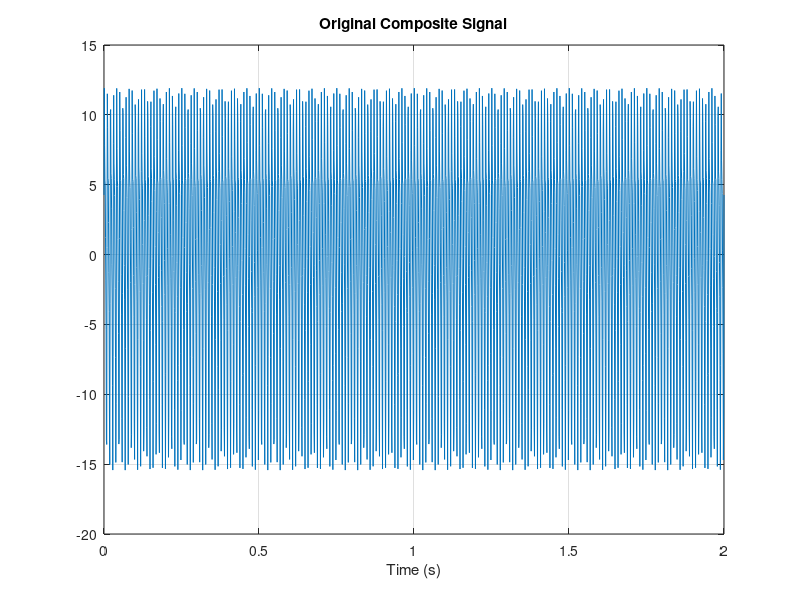
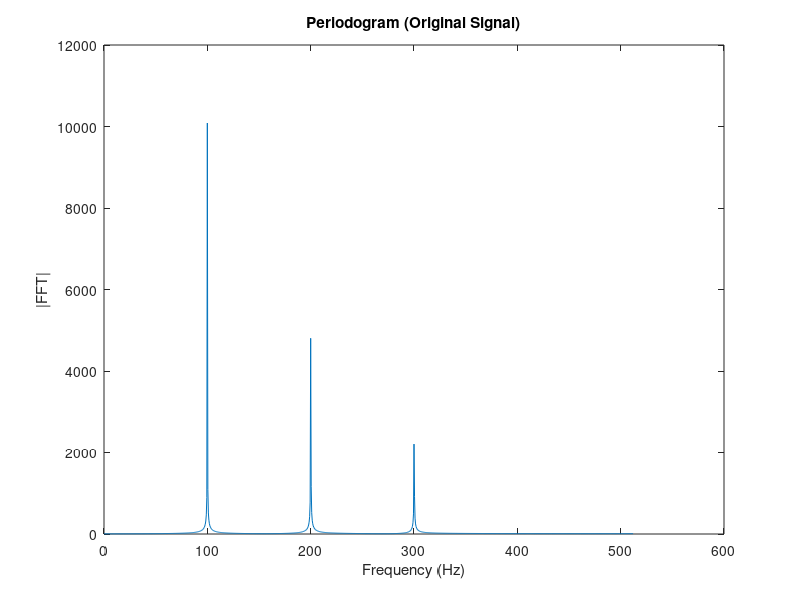
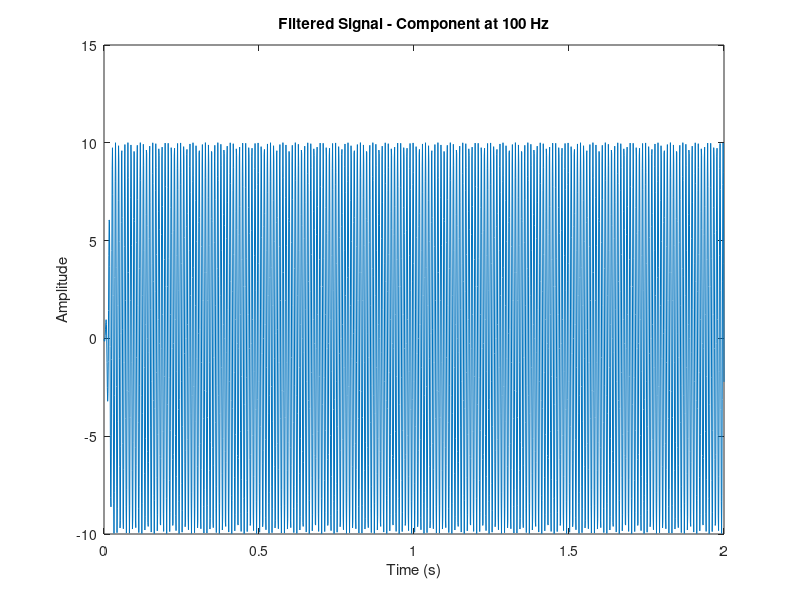
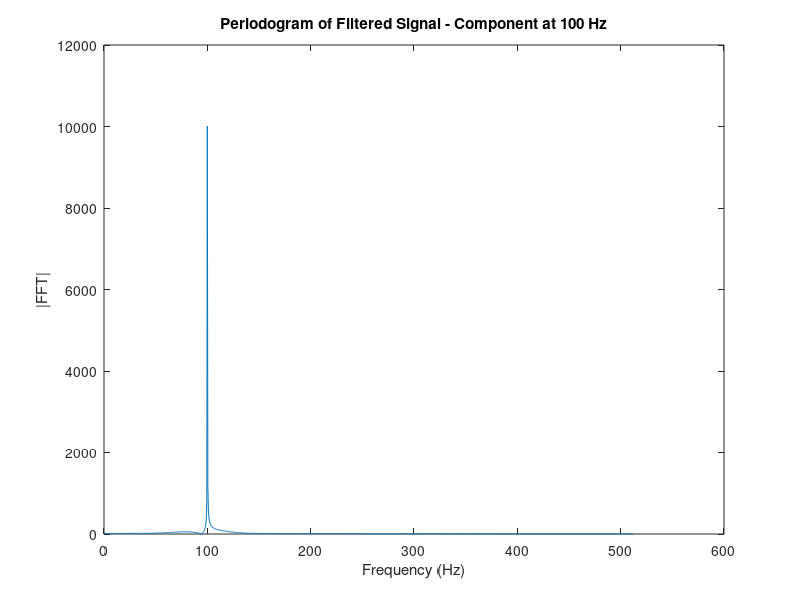

Recreate these plots in MATLAB, in order.
% Generates sum of sinusoids and filters to only allow one through 

nsamples = 2048;
srate = 1024;
dt = 1/srate;

t = 0:dt:(nsamples/srate);
A = [10,5,2.5];
f = [100,200,300];
phase = [0,pi/6,pi/4];
signal = zeros(1,length(t));

for i = 1:length(A)
    signal = signal + A(i)*sin(2*pi*f(i)*t+phase(i));
end

figure;
plot(t,signal);
xlabel('Time (s)');
title('Original Composite Signal');
grid on;

kNyq = floor(nsamples/2)+1;
fsig = fft(signal); 
posfreq = (0:(kNyq-1))*(srate/nsamples);
% keeping only the positive values for periodgram 
fsig = fsig(1:kNyq);

figure;
plot(posfreq,abs(fsig));
xlabel('Frequency (Hz)');
ylabel('|FFT|');
title('Periodogram (Original Signal)');

% The periodgram looks like I would expect: three narrow peaks at the
% expected frequencies

% filtering for each of the individual frequencies 
order = 30; 
bandwidth = 10;
% Fix dimension: signal is row vector, so filteredsignals should match
filteredsignals = zeros(length(f), length(signal));

for i = 1:length(f)
   nyquist = srate/2;
   % Create bandpass filter centered on f(i)
   b = fir1(order, [(f(i)-bandwidth)/nyquist, (f(i)+bandwidth)/nyquist], 'bandpass');
   
   % Apply filter (store as row in filteredsignals)
   filteredsignals(i,:) = filter(b, 1, signal);
   
   % Plot filtered result
   figure;
   plot(t, filteredsignals(i,:));
   xlabel('Time (s)');
   ylabel('Amplitude');
   title(sprintf('Filtered Signal - Component at %d Hz', f(i)));
   
   kNyq = floor(nsamples/2)+1;
    fsig = fft(filteredsignals(i,:)); 
    posfreq = (0:(kNyq-1))*(srate/nsamples);
    % keeping only the positive values for periodgram 
    fsig = fsig(1:kNyq);
    figure;
    plot(posfreq,abs(fsig));
    xlabel('Frequency (Hz)');
    ylabel('|FFT|');
    title(sprintf('Periodogram of Filtered Signal - Component at %d Hz', f(i)));
end